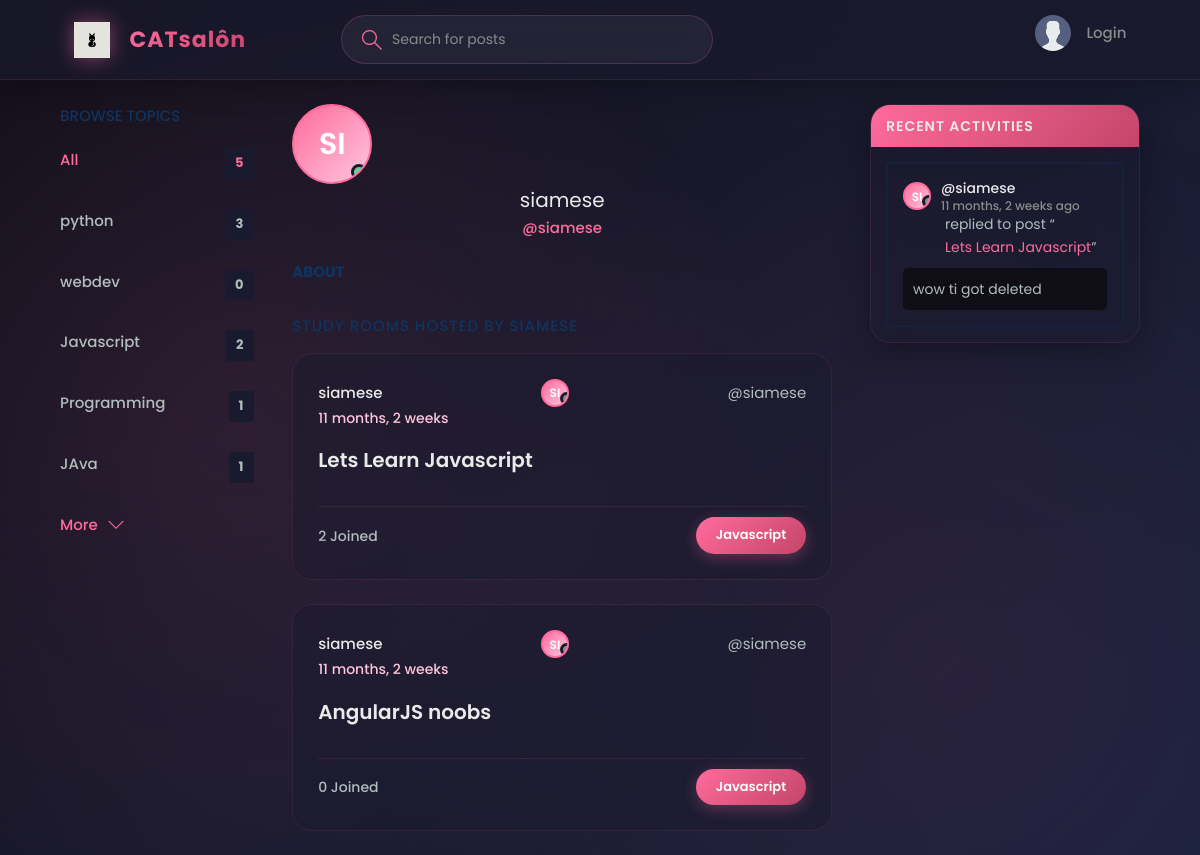
Screenshot of /profile/3/ with the database file from the repository.
### base/models.py (models this page shows, shortened)
class Topic(models.Model):
    name = models.CharField(max_length=200)

class Room(models.Model):
    host = models.ForeignKey(User, on_delete=models.SET_NULL, null=True)
    topic = models.ForeignKey(Topic, on_delete=models.SET_NULL, null=True)
    name = models.CharField(max_length=200)
    description = models.TextField(null=True, blank=True)
    participants = models.ManyToManyField(User, related_name='participants', blank=True)
    updated = models.DateTimeField(auto_now =True)
    created = models.DateTimeField(auto_now_add=True)
    class Meta:
        ordering = ['-updated', '-created']
    def __str__(self):
        return self.name

class Message(models.Model):
    user = models.ForeignKey(User, on_delete=models.CASCADE)
    room = models.ForeignKey(Room, on_delete=models.CASCADE)
    body = models.TextField()
    updated = models.DateTimeField(auto_now =True)
    created = models.DateTimeField(auto_now_add=True)

### base/views.py (the view)
# urls.py: path('profile/<str:pk>/', views.userProfile, name="user_profile"),
def userProfile(request, pk):
    user = User.objects.get(id=pk)
    rooms = user.room_set.all()
    room_messages = user.message_set.all()
    topics = Topic.objects.all()
    context = {'user': user, 'rooms': rooms,
               'room_messages': room_messages, 'topics': topics}
    return render(request, 'base/profile.html', context)

### base/templates/base/profile.html (shortened to what this page needs)
{% extends 'main.html' %}
{% block content %}
<main class="profile-page layout layout--3">
  <div class="container">
    {% include 'base/topics_component.html' %}
    <div class="roomList">
      <div class="profile">
        <div class="profile__avatar">
          <div class="avatar avatar--large active">
            {{ user.username|slice:":2"|upper }}
          </div>
        </div>
        <div class="profile__info">
          <h3>{{user.username}}</h3>
          <p>@{{user.username}}</p>
        </div>
        <div class="profile__about">
          <h3>About</h3>
        </div>
      </div>
      <div class="roomList__header">
        <div>
          <h2>Study Rooms Hosted by {{user.username}}</a>
          </h2>
        </div>
      </div>
      {% include 'base/feed_component.html' %}
    </div>
    {% include 'base/activity_component.html' %}
  </div>
</main>
{% endblock content %}

### base/templates/base/topics_component.html
<div class="topics">
  <div class="topics__header">
    <h2>Browse Topics</h2>
  </div>
  <ul class="topics__list">
    <li>
      <a href="{% url 'home' %}" class="active"
        >All <span>{{topics.count}}</span></a
      >
    </li>
    <li>{% for topic in topics %}</li>
    <li>
      <a href="{% url 'home' %}?q={{topic.name}}">
        {{ topic.name }}
        <span>{{ topic.room_set.count }}</span>
      </a>
    </li>
    {% endfor %}
  </ul>
  <a class="btn btn--link" href="{% url 'topics' %}">
    More
    <svg
      version="1.1"
      xmlns="http://www.w3.org/2000/svg"
      width="32"
      height="32"
      viewBox="0 0 32 32"
    >
      <title>chevron-down</title>
      <path d="M16 21l-13-13h-3l16 16 16-16h-3l-13 13z"></path>
    </svg>
  </a>
</div>

### base/templates/base/feed_component.html
{% for room in rooms %}
<div class="roomListRoom">
  <div class="roomListRoom__header">
    {% if room.host %}
    <a
      href="{% url 'user_profile' room.host.id %}"
      class="roomListRoom__author"
    >
      {{ room.host.username }}
    </a>
    {% else %}
    <span class="roomListRoom__author">Unknown Host</span>
    {% endif %}
    <div class="avatar avatar--small">
      {{ room.host.username|slice:":2"|upper }}
    </div>
    <span>@{{ room.host.username }}</span>
  </div>
  <div class="roomListRoom__actions">
    <span>{{ room.created|timesince }}</span>
  </div>
  <div class="roomListRoom__content">
    <a href="{% url 'room' room.id %}">{{ room.name }}</a>
  </div>
  <div class="roomListRoom__meta">
    <a href="{% url 'room' room.id %}" class="roomListRoom__joined">
      {{ room.participants.all.count }} Joined
    </a>
    <p class="roomListRoom__topic">{{ room.topic.name }}</p>
  </div>
</div>
{% endfor %}

### base/templates/base/activity_component.html (shortened to what this page needs)
<div class="activities">
  <div class="activities__header">
    <h2>Recent Activities</h2>
  </div>
  {% for message in room_messages %}
  <div class="activities__box">
    <div class="activities__boxHeader roomListRoom__header">
      <a
        href="{% url 'user_profile' message.user.id %}"
        class="roomListRoom__author"
      >
        <div class="avatar avatar--small">
          {{ message.user.username|slice:":2"|upper }}
        </div>
        <p>
          @{{message.user.username}}
          <span>{{message.created|timesince}} ago</span>
        </p>
      </a>
    </div>
    <div class="activities__boxContent">
      <p>
        replied to post “<a href="{% url 'room' message.room.id %}"
          >{{message.room}}</a
        >”
      </p>
      <div class="activities__boxRoomContent">{{message.body}}</div>
    </div>
  </div>
  {% endfor %}
</div>

### rows the page displays
Topic: name "python", room_set.count "3"
Topic: name "webdev", room_set.count "0"
Topic: name "Javascript", room_set.count "2"
Topic: name "Programming", room_set.count "1"
Topic: name "JAva", room_set.count "1"
Room: host.username "siamese", host.username "SI", created "11 months, 2 weeks", name "Lets Learn Javascript", participants.all.count "2", topic.name "Javascript"
Room: host.username "siamese", host.username "SI", created "11 months, 2 weeks", name "AngularJS noobs", participants.all.count "0", topic.name "Javascript"
Message: user.username "SI", user.username "siamese", created "11 months, 2 weeks", room "Lets Learn Javascript", body "wow ti got deleted"

### other values shown
{{ topics.count }} "5"
{{ user.username|slice:":2"|upper }} "SI"
{{ user.username }} "siamese"
